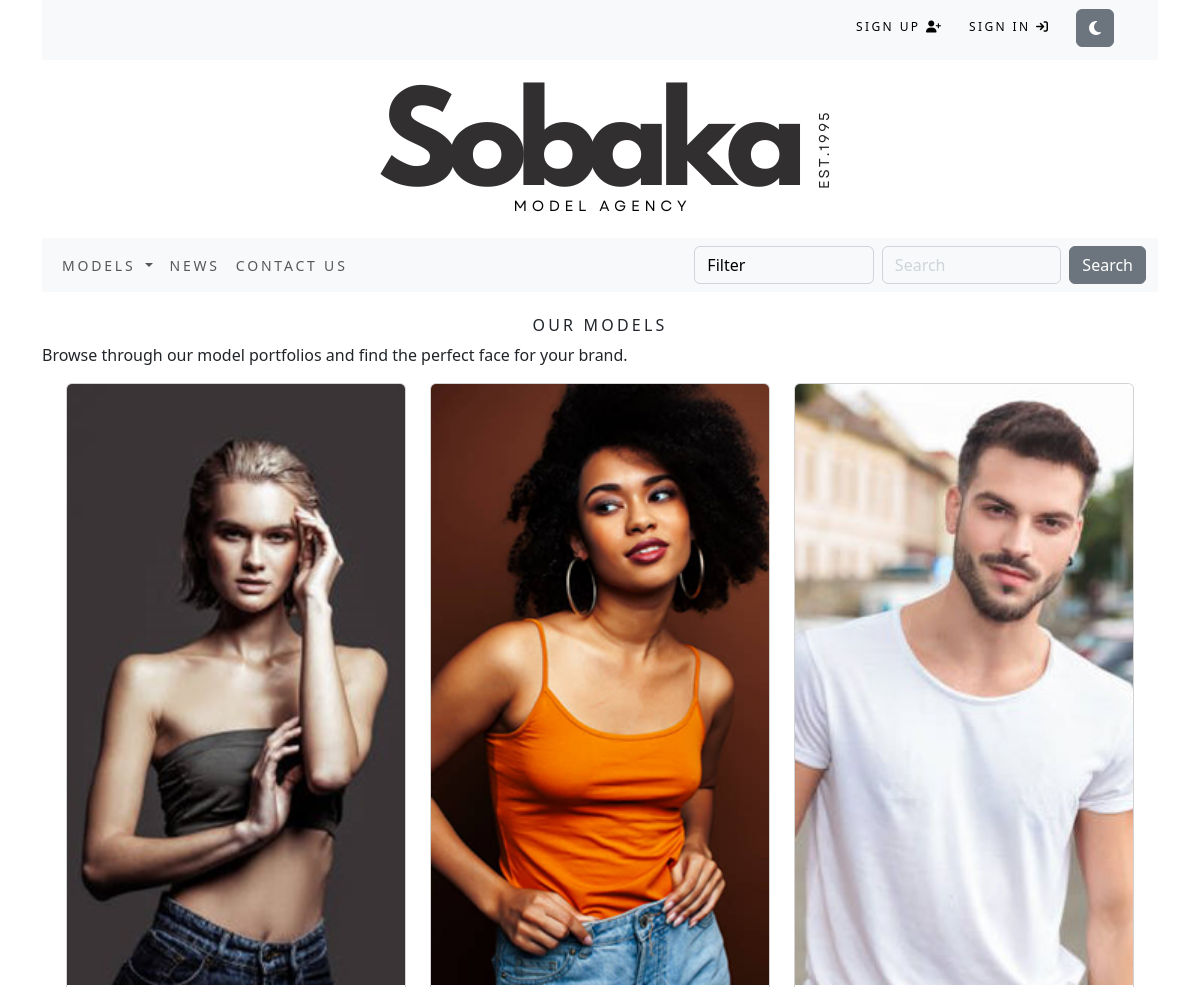
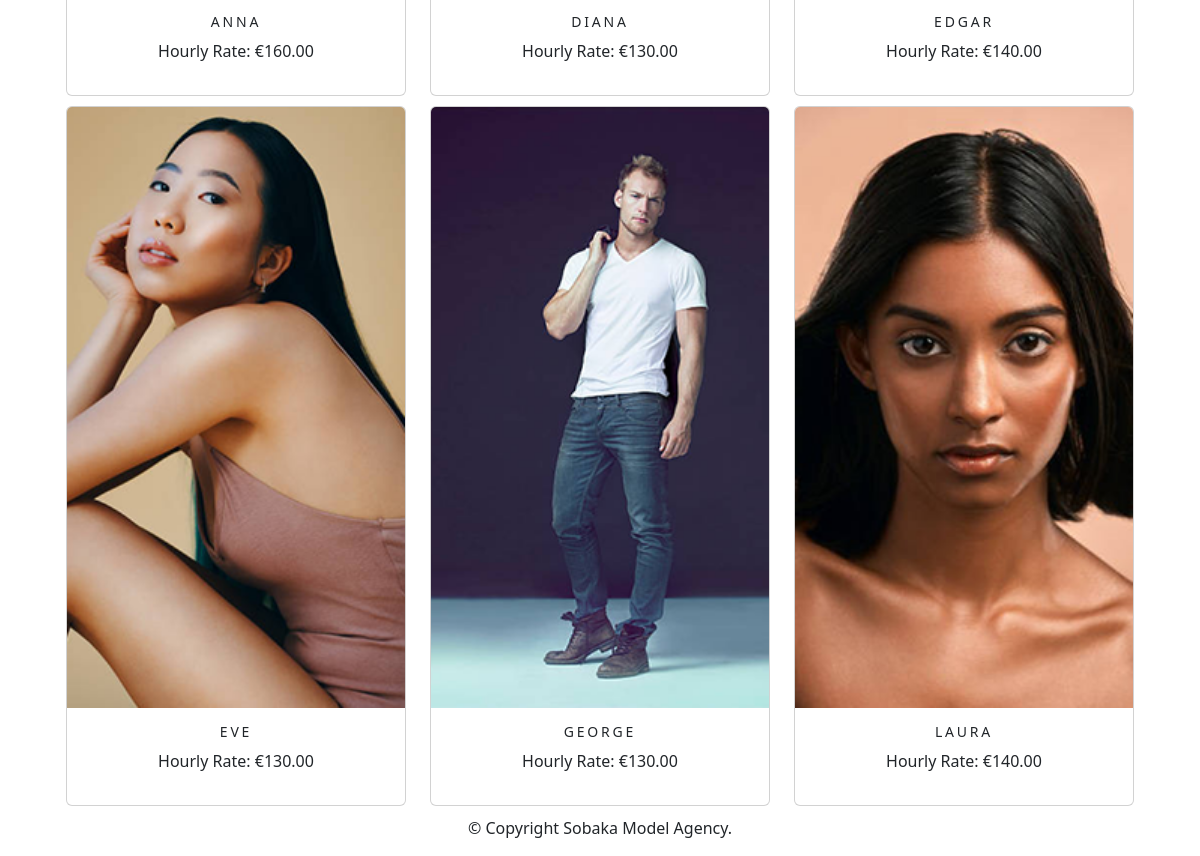
The page / on the database its author committed (2 pictures, top to bottom).
### sobaka/models.py (models this page shows, shortened)
class Human(models.Model):
    id = models.UUIDField(
        primary_key=True,
        default=uuid.uuid4,
        editable=False)
    name = models.CharField(max_length=250, unique=True)
    category = models.ForeignKey(Category, on_delete=models.CASCADE)
    price = models.DecimalField(max_digits=10, decimal_places=2)
    image1 = models.ImageField(upload_to=upload_to_human, blank=True)
    image2 = models.ImageField(upload_to=upload_to_human, blank=True)
    image3 = models.ImageField(upload_to=upload_to_human, blank=True)
    image4 = models.ImageField(upload_to=upload_to_human, blank=True)
    image5 = models.ImageField(upload_to=upload_to_human, blank=True)
    available = models.BooleanField(default=True)
    height = models.IntegerField(blank=True, null=True)
    shoe_size = models.IntegerField(blank=True, null=True)
    waist_size = models.IntegerField(blank=True, null=True)
    bust_size = models.IntegerField(blank=True, null=True)
    hip_size = models.IntegerField(blank=True, null=True)
    eye_color = models.CharField(max_length=250, blank=True)
    hair_color = models.CharField(max_length=250, blank=True)
    class Meta:
        ordering = ('name',)
        verbose_name = 'human'
        verbose_name_plural = 'humans'
    def get_absolute_url(self):
        return reverse('sobaka:human_detail', args=[self.category.id, self.id])

### sobaka/views.py (the view)
# urls.py: path('', views.hum_list, name = 'all_humans'),
def hum_list(request, category_id=None):
    category = None
    humans = Human.objects.filter(available=True)
    if category_id:
        category = get_object_or_404(Category, id=category_id)
        humans = Human.objects.filter(category=category, available=True)
    paginator = Paginator(humans, 6)
    try:
        page = int(request.GET.get('page', '1'))
    except ValueError:
        page = 1  # default page
    try:
        humans = paginator.page(page)
    except (EmptyPage, InvalidPage):
        humans = paginator.page(paginator.num_pages)
    return render(request, 'sobaka/category.html', {
        'category': category,
        'hums': humans,
        'page': page,
    })

### cart/context_processors.py (called while the page is built)
def counter(request):
    item_count = 0
    if 'admin' in request.path:
        return {}
    else:
        try:
            cart = Cart.objects.filter(cart_id=_cart_id(request))
            cart_items = CartItem.objects.all().filter(cart=cart[:1])
            for cart_item in cart_items:
                item_count += cart_item.duration
        except Cart.DoesNotExist:
            item_count = 0
    return {'item_count':item_count}

### cart/views.py (called while the page is built)
def _cart_id(request):
    cart = request.session.session_key
    if not cart:
        cart = request.session.create()
    return cart

### sobaka/context_processors.py (called while the page is built)
def menu_links(request):
    links = Category.objects.all()
    return {'links':links}

### sobaka/models.py (called while the page is built)
    def get_absolute_url(self):
        return reverse('sobaka:humans_by_category', args=[self.id])

### sobaka/templates/sobaka/category.html (shortened to what this page needs)
{% extends "base.html" %}
{% load static %}
{% block content %}
    {% if category %}
        <div class="row my_row_class">
            <div class="mx-auto breadcrumb-nav">
                <p><a href="{% url 'sobaka:all_humans' %}">Our Models</a> | <a href="{% url 'sobaka:all_humans' %}">{{ category.name }}</a></p>
            </div>
        </div>
        <div class="mx-auto">
            {% if category.image %}
                <img class="my_image" src="{{ category.image.url }}" alt="{{ category.name }}">
            {% endif %}
        </div>
        <br>
        <div>
            <h1 class="text-center my_title">{{ category.name }}</h1>
            <p class="text-justify">{{ category.description }}</p>
        </div>
    {% else %}
        <br>
        <div>
            <h1 class="text-center my_title">Our Models</h1>
            <p class="text-justify">Browse through our model portfolios and find the perfect face for your brand.</p>
        </div>
    {% endif %}
    <div class="container">
        <div class="row mx-auto">
            {% for human in hums %}
                <div class="my_bottom_margin col-9 col-lg-4 col-sm-12 col-md-4">
                    <div class="card text-center" style="min-width:18rem;">
                        <a class="img" href="{{ human.get_absolute_url }}">
                            <img class="card-img-top my_image" src="{{ human.image1.url }}" alt="{{ human.name }}"
                                 onmouseover="showDetails(this, '{{ human.height }}', '{{ human.bust_size }}', '{{ human.waist_size }}', '{{ human.hip_size }}')"
                                 onmouseout="resetDetails(this)">
                        </a>
                        <div class="card-body">
                            <h4>{{ human.name }}</h4>
                            <p class="human-details">Hourly Rate: €{{ human.price }}</p>
                        </div>
                    </div>
                </div>
            {% endfor %}
        </div>
    </div>
{% endblock %}

### sobaka/templates/base.html (shortened to what this page needs)
{% load static %}
<!DOCTYPE html>
<html lang="en">
<head>
    <link rel="stylesheet" href="{% static 'css/custom.css' %}">
       <link href="https://cdn.jsdelivr.net/npm/bootstrap@5.3.3/dist/css/bootstrap.min.css" rel="stylesheet">
</head>
<body>
    <div class="container">
      <div class="container-fluid bg-light navbar-fixed-top my_top_navbar_div">
        {% include 'top-navbar.html' %}
      </div>
		  {% include 'header.html' %}
		  {% include 'navbar.html' %}
		  {% block content %}
		  {% endblock %}
		{% include 'footer.html' %}
    </div>
    <link rel="stylesheet" href="https://cdnjs.cloudflare.com/ajax/libs/font-awesome/6.6.0/css/all.min.css">
</body>
</html>

### accounts/templates/top-navbar.html (shortened to what this page needs)
{% load static %}
<div class="container">
    <div class="my_custom_menu">
        <ul>
            {% if user.is_authenticated %}
            <li>
                <a href="#" class="dropdown-toggle" data-bs-toggle="dropdown" aria-haspopup="true" aria-expanded="false">
                    Welcome, {{ user.username }} <i class="fas fa-user-circle"></i>
                </a>
                <div class="dropdown-menu dropdown-menu-right">
                    <a href="{% url 'accounts:profile' %}" class="dropdown-item">Account</a>
                    <form method="post" action="{% url 'logout' %}">
                        {% csrf_token %}
                        <button type="submit" class="dropdown-item" style="border: none; background: none;">Sign Out <i class="fas fa-sign-out-alt"></i>
                        </button>
                    </form>
                </div>
            </li>
            {% else %}
            <li>
                <a href="{% url 'accounts:signup' %}">Sign Up <i class="fas fa-user-plus"></i></a>
            </li>
            <li>
                <a href="{% url 'login' %}">Sign In <i class="fas fa-sign-in"></i></a>
            </li>
            {% endif %}
            <li>
                <button id="theme-toggle" class="btn btn-secondary">
                    <i id="theme-icon" class="fas fa-moon"></i>
                </button>
            </li>
        </ul>
    </div>
</div>

### sobaka/templates/header.html
{% load static %}
<header>
    <div style="text-align: center;">
        <a href="{% url 'sobaka:all_humans' %}">
            <img id="logo" class="logopic" src="{% static 'images/logo.png' %}" alt="Sobaka Model Agency Home Page">
        </a>
    </div>
</header>

### sobaka/templates/navbar.html (shortened to what this page needs)
<nav class="navbar navbar-expand-lg navbar-light bg-light">
  <div class="container-fluid">
    <div class="collapse navbar-collapse" id="navbarSupportedContent">
      <ul class="navbar-nav me-auto mb-2 mb-lg-0">
        <li class="nav-item dropdown">
          <a class="nav-link dropdown-toggle" href="#" id="navbarDropdown" role="button" data-bs-toggle="dropdown" aria-expanded="false">
            Models
          </a>
        </li>
        <li class="nav-item">
          <a class="nav-link" href="{% url 'sobaka:news' %}">News</a>
        </li>
        <li class="nav-item">
          <a class="nav-link" href="{% url 'sobaka:contact' %}">Contact Us</a>
        </li>
      </ul>
      <form class="d-flex" action="{% url 'search_app:searchResult'%}" method="get">
        <select name="attribute" class="form-control me-2" id="attribute-select">
          <option value="">Filter</option>
        </select>
        <input class="form-control me-2" type="search" placeholder="Search" aria-label="Search" name="q">
        <button class="btn btn-secondary my-2 my-sm-0" type="submit">Search</button>
      </form>
    </div>
  </div>
</nav>

### sobaka/templates/footer.html
<div class = "footer navbar-fixed-bottom my-footer">
	<p class = "text-center">&copy; Copyright Sobaka Model Agency.</p>
</div>

### static/css/custom.css (style rules this page uses)
.nav-item { letter-spacing: .2em; font-size: 14px; text-transform: uppercase; }
.logopic { height: 50%; }
.form-control { background-color: #f8f9fa !important; color: #000000 !important; border: 1px solid #ced4da !important; }
.form-control::placeholder { color: #ced4da !important; }
.my_image { width: 100%; height: auto; }
.my_title { font-size: 16px; text-transform: uppercase; letter-spacing: .2em; }
.my_bottom_margin { margin-bottom: 10px; }
.card-body h4 { font-size: 14px; text-transform: uppercase; letter-spacing: .2em; }
.my_top_navbar_div { height: 60px; line-height: 50px; }
.my_custom_menu { text-align: right !important; }
.my_custom_menu ul li { list-style: none; color: #000; text-transform: uppercase; letter-spacing: .2em; font-size: 12px; padding-right: 20px; display: inline; }
.my_custom_menu ul li a { text-decoration: none; color: #000; list-style: none; text-transform: uppercase; letter-spacing: .2em; font-size: 12px; }

### rows shown on the page
Human: image1 (picture), name "ANNA", price "160.00"
Human: image1 (picture), name "DIANA", price "130.00"
Human: image1 (picture), name "EDGAR", price "140.00"
Human: image1 (picture), name "EVE", price "130.00"
Human: image1 (picture), name "GEORGE", price "130.00"
Human: image1 (picture), name "LAURA", price "140.00"
